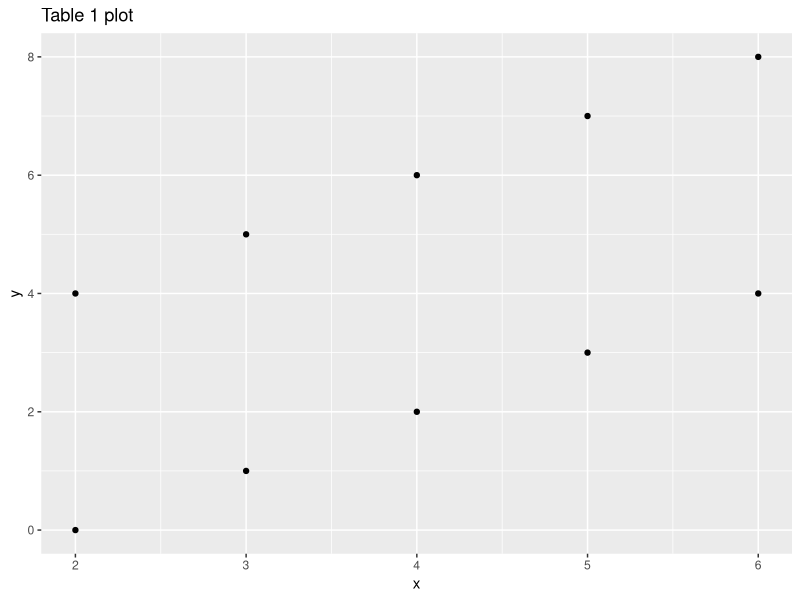
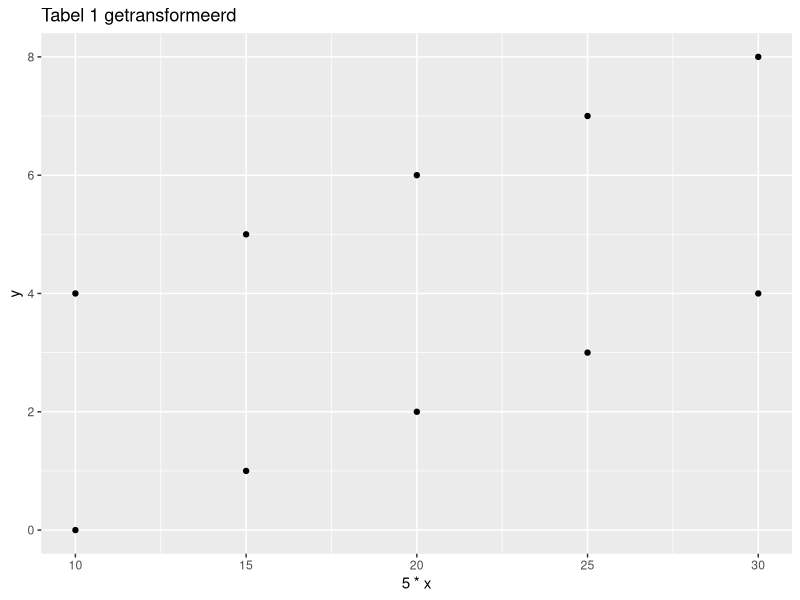

These charts were generated, in order, by the following R code:
## ---- chunk 1
library(ggplot2)
x <- c(2,
2,
3,
3,
4,
4,
5,
5,
6,
6)
y <- c(0,
4,
1,
5,
2,
6,
3,
7,
4,
8)
qplot(x, y, main = "Table 1 plot")
## ---- chunk 2
qplot(5 * x, y, main = "Tabel 1 getransformeerd")
